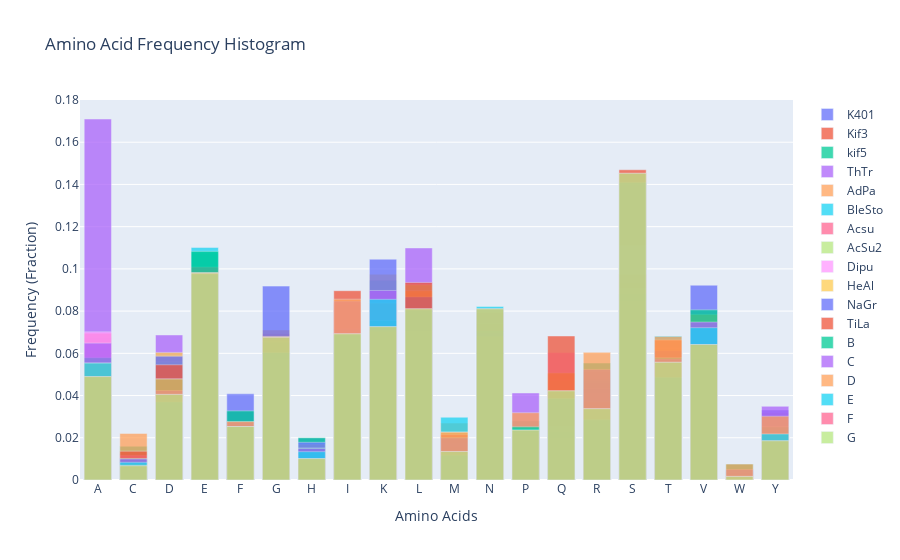

Notebook source saved alongside this figure:
### Code cell
import matplotlib.pyplot as plt
import plotly.graph_objects as go
from plotly.subplots import make_subplots

# Sample protein sequences (you can replace these with your actual sequences)
sequences = {
    "K401": "MSAEREIPAEDSIKVVCRFRPLNDSEEKAGSKFVVKFPNNVEENCISIAGKVYLFDKVFKPNASQEKVYNEAAKSIVTDVLAGYNGTIFAYGQTSSGKTHTMEGVIGDSVKQGIIPRIVNDIFNHIYAMEVNLEFHIKVSYYEIYMDKIRDLLDVSKVNLSVHEDKNRVPYVKGATERFVSSPEDVFEVIEEGKSNRHIAVTNMNEHSSRSHSVFLINVKQENLENQKKLSGKLYLVDLAGSEKVSKTGAEGTVLDEAKNINKSLSALGNVISALADGNKTHIPYRDSKLTRILQESLGGNARTTIVICCSPASFNESETKSTLDFGRRAKTVKNVVCVNEELTAEEWKRRYEKEKEKNARLKGKVEKLEIELARWRAGETVKAEEQINMEDLMEASTPNL",
    "Kif3": "MSSIRVVCRFRPQNKLELAQGGDSIVSIAPENDSVTINGSESNHSFSFDYVFPSNTTQRDVYDHAAKPVIEDIMAGYNGTLFVYGQTGSGKTFSMTGINDPNGDQELRGIVPRMIETVFEFISNADENIEFIVKASYIEIYMERIRDLLDTRKDNLKVREEKGKGVWVEGTSEVYIYREEDILDVINTGISNRAIAETRMNAESSRSHSIFILTIQQKNLKVGSIKTGKLYLVDLAGSEKISKTGAQGTTLDEAKMINKSLSSLGNVINALTDGKSTHIPYRDSKLTRVLQESLGGNSRTTLIINCSPSSYNEAETISTLRFGSRAKNIKNKAKINQERSAAELKILLSKAENEIENLKGYIKELETVSGVTVSNLKSSGSGSGSGSGSSSSSSGSSGGSGSGGSSNLSNSVNSTSNLNTSSNTSSSNVNANANVITTSVSAPTSPKDTELIKVLQEKCIQLEKQLFKKEEEKKEILEQLEQQQEQIQDKDQEIEGLNSMIESSNNINSLYQNSTNENSVLNVQLSELKLALEKSRFEATEQSLTIEGLNEENQSIKSQLEILKDRIAQSGDSSIASLVPSTPKSSAEMDPL",
    "kif5": 'MAETNNECSIKVLCRFRPLNQAEILRGDKFIPIFQGDDSVVIGGKPYVFDRVFPPNTTQEQVYHACAMQIVKDVLAGYNGTIFAYGQTSSGKTHTMEGKLHDPQLMGIIPRIARDIFNHIYSMDENLEFHIKVSYFEIYLDKIRDLLDVTKTNLSVHEDKNRVPFVKGCTERFVSSPEEILDVIDEGKSNRHVAVTNMNEHSSRSHSIFLINIKQENMETEQKLSGKLYLVDLAGSEKVSKTGAEGAVLDEAKNINKSLSALGNVISALAEGTKSYVPYRDSKMTRILQDSLGGNCRTTMFICCSPSSYNDAETKSTLMFGQRAKTIKNTASVNLELTAEQWKKKYEKEKEKTKAQKETIAKLEAELSRWRNGENVPETERLAGEEAALGAELCEETPVNDNSSIVVRIAPEERQKYEEEIRRLYKQLDDKDDEINQQSQLIEKLKQQMLDQEELLVSTRGDNEKVQRELSHLQSENDAAKDEVKEVLQALEELAVNYDQ',
    "ThTr": 'MSTTPLGEVQNTLATATEGTQVAALMTKDSESSVQVPTPGPAPAPAATPAGAAAAAAGDHDDDDEDKMSVRVAVRVRPLLPKENTVRARECIEFVPGSAQLVLGGQRSFTYDYVFDPAANQAALYTDAVSPLIDAFFDGYNATVLAYGQTGSGKTYTMGSGSNASLAAAQLGVIPRVIRAMYTRIAEGSADSAYSMRVSFLEIHNENIVDLFNPAVSTKTNSLAIREADGAITVAGITELAVNSADDLLDKLERGSISRTTASTLMNSESSRSHAIFSLILEQSPASGAGRLVSKFHFVDLAGSERLKRTKAVGDRLKEGININCGLLALGNVISALGDPKRKARHIPYRDSKLTRLLQDSLGGNSRTLMIACVSPADINFEETLNTLRYADRARKIKNKPIVNLDLNSAQLSSLKAHIKQLQLELAAARTSGGDALPPAPALPSDNVLKLQMENEVLQSAYGKLQAKVKSLTDSLLKVTAERDAYAHQLADAGLAPQTEGPAAAATIQGYLETIASLKAQLASRASSPELDASDSASSFALDDEELDDDAAPGALLDDASAAAVAAAAAAAAQLAQLESETVASENTFAAAQDKVAAKVAHLDRNISLKEELLAKIVESKKALNEMKEDYESKLASLQSDIATIEADKAAIEAE', 
    "AdPa": 'MAGGNVRVVCRFRPQNRVEKECGGKICVNFDDKNTVRVQSEHGTRKFVMDRMFNMTTPQGEVYSYAAKPVIKDVMDGYNGTIFAYGQTGAGKTHTMEGPSLRSSTDKGVIPRIIDEIFEYIEQADPSIVFTVKLSYVEIYCEKIRDLLNPSSVNLPVRESRRAGVYIEGVTEKYVSSQEETFQVMEEGNLSRATACTRMNAASSRSHSLFILTIGQKNQEGSTKSGKLYLVDLAGSEKISKTHATGSTLDEAKTINLSLTVLGQVINALTDRKKKHIPYRDSKLTRVLQESLGGNAKTTLIICCSCSSYNCEETVSTLRFGERAKQIKNKAKVNQELSVAELKVMLADAKKEIAQLKKYIKALESGLSPEEALLSVMADGGKVVMDEEDEGEKEEDEIEEEKDPDKPP',
    "BleSto": 'METSDDSSGNIRVLCRFRPLNEKEKAMAENICVDFGPDSKTVMMRAETENSEPLRFVFDYVFDPSTVQSKIYKVAASPIVDAVMQGYNGTIFAYGQTSSGKTFTMTGVITDPELMGIIPRMVGDVFAKINNADEHIEFTVKVGYCEIYMEKIKDLLDPRKNNLKIHEDKARGVYIEDLTESYVTNDREVYELMRIGTNNREVAYTHMNAGSSRSHSLFCVTITQTNKLDMSTKSGKFYLVDLAGSEKVGKTGAEGKRLEEAKNINKSLTALGQVINALTDGKSSHVPYRDSKLTRVLQDSLGGNSKTTLIIACSPHPYNEAETLSTLRFGIRAKSIKNKAKVNKEYTVAELKLMLTKAKEEIMLKDKRISVLEQAVNKSGILIGGDEESSTKDESELEISKVSVYDDMIQELEDTRARLSEEVDMNSKLRQEIEIKTKENEEIKGDYDFLNKHIGSLQEKLTTTESTLAEKEEHIEQLIMAQEYLRNDISSLNEKKNELEQTIIKKDEEILKWKTQPREAPSTVNIKDLEHQIQVLRAQLQEEQKKSKELIARCEHLERRWNEQASNAIPNL',
    "Acsu": 'MSSIRVVCRFRPQNKIELAQGGCSIVEVNDGLTVNIKGNEGANHSFTFDRIYTEKNSQKDVYDDAAKPVIEDIMQGYNGTIFVYGQTSSGKTHTMQGPSIDDPELKGVIPRMINTVFDCIKKADENIEFIVKASYIEIYMEKIRDLLDIRKDNLKVREEKAKGVWVEGTTEVYIYREDDILEVMRTGQANRAIASTNMNAESSRSHSIFILSIQQKNLKEGSLKNGKLYLVDLAGSEKVAKTGAQGLTLDEAKMINKSLSSLGNVINALTDGKSAHIPYRDSKLTRVLQESLGGNSRTTLIINCSPSSYNEVETISTLRFGSRAKNIKNKAKINQERSAAELKILLSKAEKEIESLKVYIKEIESVSGVASSRPGASGSAGSGDSGDLQTLKEKCIALEKQLFQKEEEKKELAEQLDSQIIQLKDKEQELETHIHHIATLKEESARTSQFVNESDFLLGQLSEMKIQLEQVNYDATEQSLLIEELTTENTTLKAQLEEAAKGQSSTVVTSSPMTVEDASLSVTKHNEEWTEMEAQIKMLQRTKLSAGTPASPRGSLSAPAVNLALQEENNGMKDK',
    "AcSu2": 'MSSIRVVCRFRPQNKIELAQGGCSIIDVSDNQTVNIKGSESNHTFTFDRIYDERNSQKDVYDDAAKPVIEDIMLGYNGTIFVYGQTSSGKTHTMQGPSIDDAELKGVIPRMINTVFECINKADQNVEFIVKASYIEIYMEKIRDLLDVRKDNLRVREEKGKGVWVEGTTEVYIYREEDILEVMRTGQANRAIAETKMNAESSRSHSIFILSIQQKNLKEGSNKHGKLYLVDLAGSEKVAKTGAQGLTLDEAKMINKSLSSLGNVINSLTDGKSAHIPYRDSKLTRVLQESLGGNSRTTLIINCSPSSYNEVETVSTLRFGNRAKNIKNKAKINQERSAAELKILLAKAEKEIESLKEYTKELESLTGVPSSKSILVTSSFTHPLTNQSIIEFGNNNDSNTSADMQQLKEKCISLEKLLFQKEEERKELLDQMDSSLIQLHDKEQELEVQAHLYIAMQHETTKLSSISQENETLTSQVTELKLSLEKKKYEAMEQSLLIEELNGEIAILKSDAPKTVSAKGSGVTSPIGIA',
    "Dipu": 'MSSIRVVCRFRPQNKNELAQGGCSIVSVAADNQSVSINGAESNHTFTFDRVFHDQCTQKEVYDDAAKPVIEDIMAGYNGTIFVYGQTSSGKTHTMQGPSIDDQELKGVIPRMIQTVFECISNADENIEFIVKASYIEIYMERIRDLLDTKKDNLKVREEKGKGVWVDGTTEAYIYGEHDILNVIRNGQANRAIAETKMNAESSRSHSIFILTIQQKNLKEGSVKTGKLYLVDLAGSEKISKTGAQGLTLDEAKMINKSLSSLGNVINALTDGKSAHIPYRDSKLTRVLQESLGGNSRTTLIINCSPSSYNEAETVSTLRFGSRAKNIKNKAKINQERSAAELKILLSKAENEIESLKGYIKELESVGGAPRSSGSQSASSASANSENDQALKALQEKCISLEKQLFKKEEEKRELLEQLEIAQEQIQDKDQELEAMNALRDSANKYSSLYQTITNENSVLNTQISEMKLILDKSRFEISEQALTIEGLQSENQSIKSEFTILQEKFSKQSSNP',
    "HeAl": 'MSSIRVVCRFRPQNKIELAQGGCSVVDVADDQTVTIKGNESNHTFTFDRIYTEKNSQKDVYDDAAKPVIEDIMQGYNGTIFVYGQTSSGKTHTMQGPSIDDAELKGVIPRMINTVFDCITKADENIEFIVKASYIEIYMERIRDLLDVRKDNLKVREEKGKGVWVDGTTEVYIYREDDILEVMRAGQANRAIAETKMNAESSRSHSIFILTIQQKNLKEGSNKSGKLYLVDLAGSEKIAKTGAQGLTLDEAKMINKSLSSLGNVINALTDGKSTHIPYRDSKLTRVLQESLGGNSRTTLIINCSPSSYNETETLSTLRFGNRAKSIKNKAKINQERSAAELKILLSKAEKEIESLKDYIKELETVSGVPHSKIGNNLDTDKSADVQGLKEKCIQLEKLLFQKEEEKKELSEQLDTISIQLQDKEQELETQTHQVTSLKDEASKYVSLSNENDILSAQLTEIKLLLEKKNYESVEQTLVIEELSAENASIKSQLQEKIESSKGVGGIGDHYTPS',
    "NaGr": 'MTEEFGGSNIQVVCRFRPLNTLEKQMGGGEVVDFDGKTCKLNNKNGKHDFTFDHIFKSGSKQGDLFNVVGKPVVEDIFKGYNGTVFVYGQTGSGKSYTMMGPNEDHKGYCTDSNLKGLIPRMIEEIFDRVENSDPDIEFTIQISYIEIYLEKIRDLLDPHHQDLKIKEDRESGRGVYIKGATEEYVTSVEEVYNLLKVGAGNRVVSSTRMNDESSRSHSIFIITIGQKHLVNLDSKTGKLFLVDLAGSEKVKKTGASGQTLEEAKNINKSLSALGMVINALTDGVSKFVPYRDSKLTRLLQDSLGGNSRTTLIINCSMSSYNEDETLSTLRFGFRAKNIKNKPKVNRELSAKELQKLLDKAKEEIRELKEYTNGIEEELKIYKKGGIKTEIK',
    "TiLa": 'MSQQQSASIRVVCRFRPQNKIELAQGGCSVVNIPDNQTVQIKGAENNHTFTFDRVYSDRATQKDVYEDAAKPVIEDICSGYNGTIFVYGQTSSGKTHTMQGPSFEDAELKGVIPRMINTIFDCINKADENIEFIVKASFIEIYMERIRDLLDPVKNNLKIREEKGKGVWVDGTTEVYIYRENDILEVMRAGAANRAIGETKMNAESSRSHSIFILSIQQKNLLKGTVKTGKLYLVDLAGSEKISKTGAQGLTLDEAKMINKSLSSLGNVINALTDGKSTHIPYRDSKLTRVLQESLGGNSRTTLIINCSPSSYNENETVSTLRFGSRAKNIKNKAKINQEMSAAELKEMLAKCNQEIESLKKYIQQLETLGTSTTGMSGSAALLNTTQSDDILKTIQEKCINLEKQLFQKEEDRKEIQDQLDQLLDQIQDKDQEIESQIQSIQSLQSHNTMLTNENNILTSQLSDFKLSLEKSKYLSSEQQILIDTLNNENSSIKSELKLLNEKILVDYSNSN',
    "B" : 'MSSIRVVCRFRPQNKLELAQGGDSIVSIAPENDSVTINGSESNHSFSFDYVFPSNTTQRDVYDHAAKPVIEDIMAGYNGTLFVYGQTGSGKTFSMTGINDPNGDQELRGIVPRMIETVFEFISNADENIEFIVKASYIEIYMERIRDLLDTRKDNLKVREEKGKGVWVEGTSEVYVSSPEDVFEVIEEGKSNRHIAVTNMNEHSSRSHSVFLINVKQENLENQKKLSGKLYLVDLAGSEKVSKTGAEGTVLDEAKNINKSLSALGNVISALADGNKTHIPYRDSKLTRILQESLGGNARTTIVICCSPASFNESETKSTLDFGRRAKTVKNVVCVNEELTAEEWKRRYEKEKEKNARLKGKVEKLEIELARWRAGETVKAEEQINMEDLMEASTPNL',
    "C": "MSAEREIPAEDSIKVVCRFRPLNDSEEKAGSKFVVKFPNNVEENCISIAGKVYLFDKVFKPNASQEKVYNEAAKSIVTDVLAGYNGTIFAYGQTSSGKTHTMEGVIGDSVKQGIIPRIVNDIFNHIYAMEVNLEFHIKVSYYEIYMDKIRDLLDVSKVNLSVHEDKNRVPYVKGATERFIYREEDILDVINTGISNRAIAETRMNAESSRSHSIFILTIQQKNLKVGSIKTGKLYLVDLAGSEKISKTGAQGTTLDEAKMINKSLSSLGNVINALTDGKSTHIPYRDSKLTRVLQESLGGNSRTTLIINCSPSSYNEAETISTLRFGSRAKNIKNVVCVNEELTAEEWKRRYEKEKEKNARLKGKVEKLEIELARWRAGETVKAEEQINMEDLMEASTPNL",
    "D": 'MSSIRVVCRFRPQNKLELAQGGDSIVSIAPENDSVTINGSESNHSFSFDYVFPSNTTQRDVYDHAAKPVIEDIMAGYNGTLFVYGQTGSGKTFSMTGINDPNGDQELRGIVPRMIETVFEFISNADENIEFIVKASYIEIYMERIRDLLDTRKDNLKVREEKGKGVWVEGTSEVYIYREEDILDVINTGISNRAIAETRMNAESSRSHSIFILTIQQKNLKVGSIKTGKLYLVDLAGSEKISKTGAQGTTLDEAKMINKSLSSLGNVINALTDGKSTHIPYRDSKLTRVLQESLGGNSRTTLIINCSPSSYNEAETISTLRFGSRAKNIKNVVCVNEELTAEEWKRRYEKEKEKNARLKGKVEKLEIELARWRAGETVKAEEQINMEDLMEASTPNL',
    "E":"MSAEREIPAEDSIKVVCRFRPLNDSEEKAGSKFVVKFPNNVEENCISIAGKVYLFDKVFKPNASQEKVYNEAAKSIVTDVLAGYNGTIFAYGQTSSGKTHTMEGVIGDSVKQGIIPRIVNDIFNHIYAMEVNLEFHIKVSYYEIYMDKIRDLLDVSKVNLSVHEDKNRVPYVKGATERFVSSPEDVFEVIEEGKSNRHIAVTNMNEHSSRSHSVFLINVKQENLENQKKLSGKLYLVDLAGSEKVSKTGAEGTVLDEAKNINKSLSALGNVISALADGNKTHIPYRDSKLTRILQESLGGNARTTIVICCSPASFNESETKSTLDFGRRAKTVKNKAKINQERSAAELKILLSKAENEIENLKGYIKELETVSGVTVSNLKSSGSGSGSGSGSSSSSSGSSGGSGSGGSSNLSNSVNSTSNLNTSSNTSSSNVNANANVITTSVSAPTSPKDTELIKVLQEKCIQLEKQLFKKEEEKKEILEQLEQQQEQIQDKDQEIEGLNSMIESSNNINSLYQNSTNENSVLNVQLSELKLALEKSRFEATEQSLTIEGLNEENQSIKSQLEILKDRIAQSGDSSIASLVPSTPKSSAEMDPL",   
    "F": 'MSSIRVVCRFRPQNKLELAQGGDSIVSIAPENDSVTINGSESNHSFSFDYVFPSNTTQRDVYDHAAKPVIEDIMAGYNGTLFVYGQTGSGKTFSMTGINDPNGDQELRGIVPRMIETVFEFISNADENIEFIVKASYIEIYMERIRDLLDTRKDNLKVREEKGKGVWVEGTSEVYVSSPEDVFEVIEEGKSNRHIAVTNMNEHSSRSHSVFLINVKQENLENQKKLSGKLYLVDLAGSEKVSKTGAEGTVLDEAKNINKSLSALGNVISALADGNKTHIPYRDSKLTRILQESLGGNARTTIVICCSPASFNESETKSTLDFGRRAKTVKNKAKINQERSAAELKILLSKAENEIENLKGYIKELETVSGVTVSNLKSSGSGSGSGSGSSSSSSGSSGGSGSGGSSNLSNSVNSTSNLNTSSNTSSSNVNANANVITTSVSAPTSPKDTELIKVLQEKCIQLEKQLFKKEEEKKEILEQLEQQQEQIQDKDQEIEGLNSMIESSNNINSLYQNSTNENSVLNVQLSELKLALEKSRFEATEQSLTIEGLNEENQSIKSQLEILKDRIAQSGDSSIASLVPSTPKSSAEMDPL',
    "G": 'MSSIRVVCRFRPQNKLELAQGGDSIVSIAPENDSVTINGSESNHSFSFDYVFPSNTTQRDVYDHAAKPVIEDIMAGYNGTLFVYGQTGSGKTFSMTGINDPNGDQELRGIVPRMIETVFEFISNADENIEFIVKASYIEIYMERIRDLLDTRKDNLKVREEKGKGVWVEGTSEVYVSSPEDVFEVIEEGKSNRHIAVTNMNEHSSRSHSVFLINVKQENLENQKKLSGKLYLVDLAGSEKVSKTGAEGTVLDEAKNINKSLSALGNVISALADGNKTHIPYRDSKLTRILQESLGGNARTTIVICCSPASFNESETKSTLDFGRRAKTVKNKAKINQERSAAELKILLSKAENEIENLKGYIKELETVSGVTVSNLKSSGSGSGSGSGSSSSSSGSSGGSGSGGSSNLSNSVNSTSNLNTSSNTSSSNVNANANVITTSVSAPTSPKDTELIKVLQEKCIQLEKQLFKKEEEKKEILEQLEQQQEQIQDKDQEIEGLNSMIESSNNINSLYQNSTNENSVLNVQLSELKLALEKSRFEATEQSLTIEGLNEENQSIKSQLEILKDRIAQSGDSSIASLVPSTPKSSAEMDPL',
    
      # Add more protein sequences as needed
}

# List of amino acids
amino_acids = "ACDEFGHIKLMNPQRSTVWY"

# Function to calculate the fraction of each amino acid
def calculate_fractions(sequence):
    total_count = len(sequence)
    fractions = {aa: sequence.count(aa) / total_count for aa in amino_acids}
    return fractions

# Calculate fractions for each sequence
fractions_data = {name: calculate_fractions(seq) for name, seq in sequences.items()}

# Create the interactive histogram
fig = make_subplots(rows=1, cols=1)

for protein_name, fractions in fractions_data.items():
    fig.add_trace(
        go.Bar(
            x=list(fractions.keys()),
            y=list(fractions.values()),
            name=protein_name,
            hoverinfo="name+x+y",
        )
    )

fig.update_layout(
    title="Amino Acid Frequency Histogram",
    xaxis_title="Amino Acids",
    yaxis_title="Frequency (Fraction)",
    barmode="overlay",
    bargap=0.15,
    bargroupgap=0.1
)

fig.update_traces(opacity=0.75)

fig.show()

### Figure 1 — Plotly figure (JSON) as saved in the notebook; plotly's stock layout.template omitted (floating-point values rounded to 4 significant figures)
{"data": [{"hoverinfo": "name+x+y", "name": "K401", "opacity": 0.75, "type": "bar", "x": ["A", "C", "D", "E", "F", "G", "H", "I", "K", "L", "M", "N", "P", "Q", "R", "S", "T", "V", "W", "Y"], "y": [0.06733, 0.01247, 0.04239, 0.1072, 0.03242, 0.05486, 0.01995, 0.06484, 0.09476, 0.06733, 0.01746, 0.07232, 0.02494, 0.01746, 0.04738, 0.08229, 0.04738, 0.09227, 0.004988, 0.02993]}, {"hoverinfo": "name+x+y", "name": "Kif3", "opacity": 0.75, "type": "bar", "x": ["A", "C", "D", "E", "F", "G", "H", "I", "K", "L", "M", "N", "P", "Q", "R", "S", "T", "V", "W", "Y"], "y": [0.0473, 0.005068, 0.04054, 0.09122, 0.02196, 0.06926, 0.006757, 0.08277, 0.06926, 0.08277, 0.0152, 0.07939, 0.02196, 0.04392, 0.03716, 0.147, 0.0625, 0.05236, 0.001689, 0.02196]}, {"hoverinfo": "name+x+y", "name": "kif5", "opacity": 0.75, "type": "bar", "x": ["A", "C", "D", "E", "F", "G", "H", "I", "K", "L", "M", "N", "P", "Q", "R", "S", "T", "V", "W", "Y"], "y": [0.062, 0.016, 0.058, 0.108, 0.028, 0.05, 0.02, 0.062, 0.082, 0.086, 0.022, 0.058, 0.028, 0.05, 0.048, 0.07, 0.054, 0.064, 0.004, 0.03]}, {"hoverinfo": "name+x+y", "name": "ThTr", "opacity": 0.75, "type": "bar", "x": ["A", "C", "D", "E", "F", "G", "H", "I", "K", "L", "M", "N", "P", "Q", "R", "S", "T", "V", "W", "Y"], "y": [0.171, 0.00458, 0.0687, 0.06107, 0.01985, 0.05496, 0.01221, 0.04427, 0.05038, 0.1099, 0.01527, 0.03817, 0.04122, 0.03664, 0.0458, 0.0916, 0.05802, 0.05496, 0, 0.02137]}, {"hoverinfo": "name+x+y", "name": "AdPa", "opacity": 0.75, "type": "bar", "x": ["A", "C", "D", "E", "F", "G", "H", "I", "K", "L", "M", "N", "P", "Q", "R", "S", "T", "V", "W", "Y"], "y": [0.06127, 0.02206, 0.04902, 0.09804, 0.02451, 0.07108, 0.01225, 0.05882, 0.08824, 0.07108, 0.02696, 0.04167, 0.03186, 0.03431, 0.05147, 0.08088, 0.06618, 0.07843, 0, 0.03186]}, {"hoverinfo": "name+x+y", "name": "BleSto", "opacity": 0.75, "type": "bar", "x": ["A", "C", "D", "E", "F", "G", "H", "I", "K", "L", "M", "N", "P", "Q", "R", "S", "T", "V", "W", "Y"], "y": [0.05594, 0.01049, 0.05594, 0.1101, 0.02273, 0.04895, 0.01748, 0.07343, 0.09441, 0.08392, 0.02972, 0.05594, 0.02448, 0.03497, 0.0472, 0.07517, 0.06818, 0.05769, 0.003497, 0.02972]}, {"hoverinfo": "name+x+y", "name": "Acsu", "opacity": 0.75, "type": "bar", "x": ["A", "C", "D", "E", "F", "G", "H", "I", "K", "L", "M", "N", "P", "Q", "R", "S", "T", "V", "W", "Y"], "y": [0.06957, 0.008696, 0.04696, 0.1009, 0.01913, 0.06087, 0.01391, 0.07652, 0.0887, 0.0887, 0.02261, 0.05391, 0.02087, 0.05043, 0.03826, 0.09739, 0.06261, 0.05391, 0.003478, 0.02261]}, {"hoverinfo": "name+x+y", "name": "AcSu2", "opacity": 0.75, "type": "bar", "x": ["A", "C", "D", "E", "F", "G", "H", "I", "K", "L", "M", "N", "P", "Q", "R", "S", "T", "V", "W", "Y"], "y": [0.05472, 0.009434, 0.04717, 0.09811, 0.02075, 0.05472, 0.01698, 0.08302, 0.08868, 0.09245, 0.02264, 0.05849, 0.01887, 0.04717, 0.03962, 0.1019, 0.06226, 0.05472, 0.001887, 0.02642]}, {"hoverinfo": "name+x+y", "name": "Dipu", "opacity": 0.75, "type": "bar", "x": ["A", "C", "D", "E", "F", "G", "H", "I", "K", "L", "M", "N", "P", "Q", "R", "S", "T", "V", "W", "Y"], "y": [0.07018, 0.0117, 0.04483, 0.09552, 0.02534, 0.05653, 0.0117, 0.08382, 0.08382, 0.08187, 0.01754, 0.06433, 0.01559, 0.06043, 0.04094, 0.1111, 0.05263, 0.04483, 0.001949, 0.02534]}, {"hoverinfo": "name+x+y", "name": "HeAl", "opacity": 0.75, "type": "bar", "x": ["A", "C", "D", "E", "F", "G", "H", "I", "K", "L", "M", "N", "P", "Q", "R", "S", "T", "V", "W", "Y"], "y": [0.05263, 0.009747, 0.06043, 0.09747, 0.01754, 0.05848, 0.01365, 0.08382, 0.09747, 0.08967, 0.01559, 0.05263, 0.01559, 0.05068, 0.03704, 0.09357, 0.06628, 0.05653, 0.001949, 0.02924]}, {"hoverinfo": "name+x+y", "name": "NaGr", "opacity": 0.75, "type": "bar", "x": ["A", "C", "D", "E", "F", "G", "H", "I", "K", "L", "M", "N", "P", "Q", "R", "S", "T", "V", "W", "Y"], "y": [0.02551, 0.0102, 0.05867, 0.08673, 0.04082, 0.09184, 0.01786, 0.07143, 0.1046, 0.08673, 0.02041, 0.06122, 0.02041, 0.02551, 0.04337, 0.07653, 0.06122, 0.06378, 0, 0.03316]}, {"hoverinfo": "name+x+y", "name": "TiLa", "opacity": 0.75, "type": "bar", "x": ["A", "C", "D", "E", "F", "G", "H", "I", "K", "L", "M", "N", "P", "Q", "R", "S", "T", "V", "W", "Y"], "y": [0.04873, 0.01365, 0.05458, 0.07992, 0.02339, 0.05263, 0.009747, 0.08967, 0.08382, 0.09357, 0.02144, 0.07407, 0.01559, 0.06823, 0.03704, 0.09747, 0.06628, 0.04288, 0.001949, 0.02534]}, {"hoverinfo": "name+x+y", "name": "B", "opacity": 0.75, "type": "bar", "x": ["A", "C", "D", "E", "F", "G", "H", "I", "K", "L", "M", "N", "P", "Q", "R", "S", "T", "V", "W", "Y"], "y": [0.05793, 0.01008, 0.04786, 0.1083, 0.03275, 0.06549, 0.01511, 0.06549, 0.07557, 0.06801, 0.02015, 0.07053, 0.02519, 0.02267, 0.05542, 0.08816, 0.05793, 0.0806, 0.007557, 0.02519]}, {"hoverinfo": "name+x+y", "name": "C", "opacity": 0.75, "type": "bar", "x": ["A", "C", "D", "E", "F", "G", "H", "I", "K", "L", "M", "N", "P", "Q", "R", "S", "T", "V", "W", "Y"], "y": [0.06484, 0.009975, 0.04239, 0.09726, 0.02743, 0.05736, 0.01496, 0.08479, 0.08978, 0.06983, 0.01995, 0.06983, 0.02244, 0.01995, 0.05237, 0.08479, 0.05736, 0.07481, 0.004988, 0.03491]}, {"hoverinfo": "name+x+y", "name": "D", "opacity": 0.75, "type": "bar", "x": ["A", "C", "D", "E", "F", "G", "H", "I", "K", "L", "M", "N", "P", "Q", "R", "S", "T", "V", "W", "Y"], "y": [0.05542, 0.007557, 0.04786, 0.09824, 0.02771, 0.06801, 0.01008, 0.08564, 0.07053, 0.07053, 0.02267, 0.06801, 0.02267, 0.02519, 0.06045, 0.09068, 0.06801, 0.06297, 0.007557, 0.03023]}, {"hoverinfo": "name+x+y", "name": "E", "opacity": 0.75, "type": "bar", "x": ["A", "C", "D", "E", "F", "G", "H", "I", "K", "L", "M", "N", "P", "Q", "R", "S", "T", "V", "W", "Y"], "y": [0.05537, 0.008389, 0.03691, 0.09732, 0.02517, 0.0604, 0.01342, 0.06879, 0.08557, 0.08054, 0.01174, 0.08221, 0.02349, 0.03859, 0.02852, 0.1409, 0.04866, 0.07215, 0, 0.02181]}, {"hoverinfo": "name+x+y", "name": "F", "opacity": 0.75, "type": "bar", "x": ["A", "C", "D", "E", "F", "G", "H", "I", "K", "L", "M", "N", "P", "Q", "R", "S", "T", "V", "W", "Y"], "y": [0.04899, 0.006757, 0.04054, 0.09797, 0.02534, 0.06757, 0.01014, 0.06926, 0.07264, 0.08108, 0.01351, 0.08108, 0.02365, 0.04223, 0.03378, 0.1453, 0.05574, 0.06419, 0.001689, 0.01858]}, {"hoverinfo": "name+x+y", "name": "G", "opacity": 0.75, "type": "bar", "x": ["A", "C", "D", "E", "F", "G", "H", "I", "K", "L", "M", "N", "P", "Q", "R", "S", "T", "V", "W", "Y"], "y": [0.04899, 0.006757, 0.04054, 0.09797, 0.02534, 0.06757, 0.01014, 0.06926, 0.07264, 0.08108, 0.01351, 0.08108, 0.02365, 0.04223, 0.03378, 0.1453, 0.05574, 0.06419, 0.001689, 0.01858]}], "layout": {"bargap": 0.15, "bargroupgap": 0.1, "barmode": "overlay", "title": {"text": "Amino Acid Frequency Histogram"}, "xaxis": {"anchor": "y", "domain": [0, 1], "title": {"text": "Amino Acids"}}, "yaxis": {"anchor": "x", "domain": [0, 1], "title": {"text": "Frequency (Fraction)"}}}}
